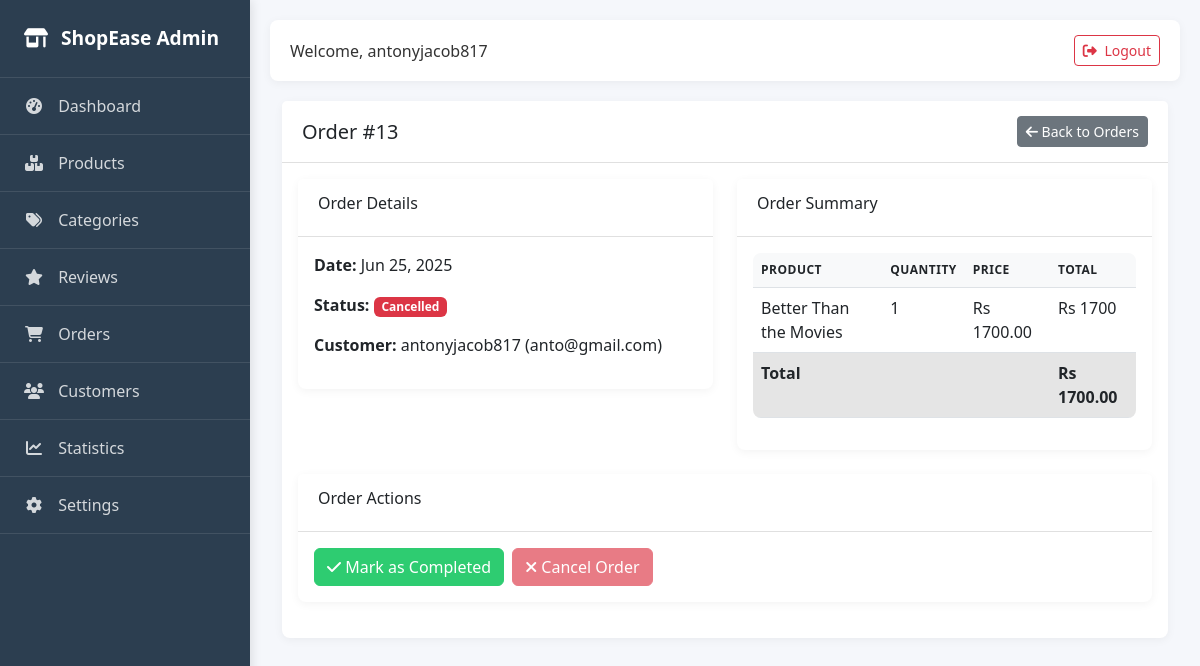
Screenshot of /ecomadmin/orders/13/ (signed in) with the database file from the repository.
### client_app/models.py (models this page shows)
class Order(models.Model):
    user = models.ForeignKey(User, on_delete=models.SET_NULL, null=True)  # If you have user accounts
    session_key = models.CharField(max_length=100, blank=True)  # For guest checkouts
    total_amount = models.DecimalField(max_digits=10, decimal_places=2)
    created_at = models.DateTimeField(auto_now_add=True)
    status = models.CharField(max_length=20, default='pending',
                            choices=[
                                ('pending', 'Pending'),
                                ('completed', 'Completed'),
                                ('cancelled', 'Cancelled')
                            ])

class OrderItem(models.Model):
    order = models.ForeignKey(Order, related_name='items', on_delete=models.CASCADE)
    product_name = models.CharField(max_length=255)
    quantity = models.PositiveIntegerField()
    price = models.DecimalField(max_digits=10, decimal_places=2)

### client_app/views.py (the view, shortened to what this page needs)
# urls.py: path('orders/<int:order_id>/', views.admin_order_detail, name='admin_order_detail'),
@login_required
@user_passes_test(is_admin)
def admin_order_detail(request, order_id):
    order = get_object_or_404(Order, id=order_id)
    return render(request, 'ecomadmin/order_detail.html', {
        'order': order,
        'title': f'Order #{order.id}'
    })

### client_app/views.py (called while the page is built)
def is_admin(user):
    return user.is_authenticated and (user.is_superuser or user.is_staff)

### client_app/templates/ecomadmin/order_detail.html (shortened to what this page needs)
{% extends 'ecomadmin/base.html' %}
{% block content %}
<div class="card">
    <div class="card-header d-flex justify-content-between align-items-center">
        <h5 class="mb-0">Order #{{ order.id }}</h5>
        <a href="{% url 'admin_order_list' %}" class="btn btn-sm btn-secondary">
            <i class="fas fa-arrow-left"></i> Back to Orders
        </a>
    </div>
    <div class="card-body">
        <div class="row">
            <div class="col-md-6">
                <div class="card mb-4">
                    <div class="card-header">
                        <h6>Order Details</h6>
                    </div>
                    <div class="card-body">
                        <p><strong>Date:</strong> {{ order.created_at|date:"M d, Y" }}</p>
                        <p><strong>Status:</strong>
                            <span class="badge
                                {% if order.status == 'completed' %}bg-success
                                {% elif order.status == 'cancelled' %}bg-danger
                                {% else %}bg-warning text-dark{% endif %}">
                                {{ order.status|title }}
                            </span>
                        </p>
                        <p><strong>Customer:</strong>
                            {% if order.user %}
                                {{ order.user.username }} ({{ order.user.email }})
                            {% else %}
                                Guest
                            {% endif %}
                        </p>
                    </div>
                </div>
            </div>
            <div class="col-md-6">
                <div class="card mb-4">
                    <div class="card-header">
                        <h6>Order Summary</h6>
                    </div>
                    <div class="card-body">
                        <table class="table">
                            <thead>
                                <tr>
                                    <th>Product</th>
                                    <th>Quantity</th>
                                    <th>Price</th>
                                    <th>Total</th>
                                </tr>
                            </thead>
                            <tbody>
                                {% for item in order.items.all %}
                                <tr>
                                    <td>{{ item.product_name }}</td>
                                    <td>{{ item.quantity }}</td>
                                    <td>Rs {{ item.price }}</td>
                                    <td>Rs {% widthratio item.price 1 item.quantity %}</td>
                                </tr>
                                {% endfor %}
                                <tr class="table-active">
                                    <td colspan="3"><strong>Total</strong></td>
                                    <td><strong>Rs {{ order.total_amount }}</strong></td>
                                </tr>
                            </tbody>
                        </table>
                    </div>
                </div>
            </div>
        </div>
        <div class="card">
            <div class="card-header">
                <h6>Order Actions</h6>
            </div>
            <div class="card-body">
                <div class="btn-group">
                    <form method="POST" action="{% url 'admin_order_detail' order.id %}" class="me-2">
                        <button type="submit" class="btn btn-success"
                                {% if order.status == 'completed' %}disabled{% endif %}>
                            <i class="fas fa-check"></i> Mark as Completed
                        </button>
                    </form>
                    <form method="POST" action="{% url 'admin_order_detail' order.id %}">
                        <button type="submit" class="btn btn-danger"
                                {% if order.status == 'cancelled' %}disabled{% endif %}>
                            <i class="fas fa-times"></i> Cancel Order
                        </button>
                    </form>
                </div>
            </div>
        </div>
    </div>
</div>
{% endblock %}

### client_app/templates/ecomadmin/base.html (shortened to what this page needs)
<!DOCTYPE html>
<html lang="en">
<head>
    <link href="https://cdn.jsdelivr.net/npm/bootstrap@5.3.0/dist/css/bootstrap.min.css" rel="stylesheet">
    <link rel="stylesheet" href="https://cdnjs.cloudflare.com/ajax/libs/font-awesome/6.4.0/css/all.min.css">
</head>
<body>
    {% if user.is_authenticated and user.is_staff %}
    <div class="sidebar">
        <div class="sidebar-brand">
            <i class="fas fa-store-alt me-2"></i>
            ShopEase Admin
        </div>
        <ul class="sidebar-nav">
            <li class="sidebar-item">
                <a href="{% url 'admin_dashboard' %}"
                    class="sidebar-link {% if request.path == '/ecomadmin/dashboard/' %}active{% endif %}">
                    <i class="fas fa-tachometer-alt"></i>
                    Dashboard
                </a>
            </li>
            <li class="sidebar-item">
                <a href="{% url 'admin_product_management' %}"
                    class="sidebar-link {% if request.path == '/ecomadmin/products/' %}active{% endif %}">
                    <i class="fas fa-boxes"></i>
                    Products
                </a>
            </li>
            <li class="sidebar-item">
                <a href="#" class="sidebar-link">
                    <i class="fas fa-tags"></i>
                    Categories
                </a>
            </li>
            <li class="sidebar-item">
                <a href="#" class="sidebar-link">
                    <i class="fas fa-star"></i>
                    Reviews
                </a>
            </li>
            <li class="sidebar-item">
                <a href="{% url 'admin_order_list' %}"
                    class="sidebar-link {% if request.path == '/ecomadmin/orders/' %}active{% endif %}">
                    <i class="fas fa-shopping-cart"></i>
                    Orders
                </a>
            </li>
            <li class="sidebar-item">
                <a href="#" class="sidebar-link">
                    <i class="fas fa-users"></i>
                    Customers
                </a>
            </li>
            <li class="sidebar-item">
                <a href="#" class="sidebar-link">
                    <i class="fas fa-chart-line"></i>
                    Statistics
                </a>
            </li>
            <li class="sidebar-item">
                <a href="#" class="sidebar-link">
                    <i class="fas fa-cog"></i>
                    Settings
                </a>
            </li>
        </ul>
    </div>
    <div class="main-content">
        <div class="top-navbar">
            <div class="d-flex justify-content-between align-items-center">
                <span class="me-3">Welcome, {{ user.username }}</span>
                <div>
                    <a href="{% url 'logout' %}" class="btn btn-sm btn-outline-danger">
                        <i class="fas fa-sign-out-alt me-1"></i>
                        Logout
                    </a>
                </div>
            </div>
        </div>
        <div class="container-fluid">
            {% block content %}{% endblock %}
        </div>
    </div>
    {% else %}
    {% block login_content %}{% endblock %}
    {% endif %}
</body>
</html>

### client_app/templates/ecomadmin/base.html (style rules this page uses)
:root { --sidebar-bg: #2c3e50; --sidebar-active: #34495e; --primary-color: #3498db; --success-color: #2ecc71; --danger-color: #e74c3c; --text-color: #333; --light-gray: #f8f9fa; --border-color: #e0e0e0; }
body { font-family: 'Segoe UI', Tahoma, Geneva, Verdana, sans-serif; background-color: #f5f7fb; color: var(--text-color); min-height: 100vh; }
.sidebar { background-color: var(--sidebar-bg); min-height: 100vh; width: 250px; position: fixed; top: 0; left: 0; box-shadow: 2px 0 10px rgba(0, 0, 0, 0.1); z-index: 1000; }
.sidebar-brand { padding: 1.5rem; color: white; font-weight: 600; font-size: 1.2rem; border-bottom: 1px solid rgba(255, 255, 255, 0.1); }
.sidebar-nav { padding: 0; list-style: none; }
.sidebar-item { border-bottom: 1px solid rgba(255, 255, 255, 0.1); }
.sidebar-link { color: rgba(255, 255, 255, 0.8); padding: 1rem 1.5rem; display: block; text-decoration: none; transition: all 0.3s; }
.sidebar-link i { width: 20px; margin-right: 10px; text-align: center; }
.main-content { margin-left: 250px; padding: 20px; min-height: 100vh; }
.top-navbar { background-color: white; box-shadow: 0 2px 10px rgba(0, 0, 0, 0.05); padding: 15px 20px; margin-bottom: 20px; border-radius: 8px; }
.card { border: none; border-radius: 8px; box-shadow: 0 2px 10px rgba(0, 0, 0, 0.05); margin-bottom: 20px; }
.card-header { background-color: white; border-bottom: 1px solid var(--border-color); padding: 15px 20px; font-weight: 600; }
.btn-success { background-color: var(--success-color); border-color: var(--success-color); }
.btn-danger { background-color: var(--danger-color); border-color: var(--danger-color); }
.table { border-radius: 8px; overflow: hidden; }
.table th { background-color: var(--light-gray); font-weight: 600; text-transform: uppercase; font-size: 0.75rem; letter-spacing: 0.5px; border-top: none; }

### rows the page displays
Order: id "13", created_at "Jun 25, 2025", status "Cancelled", user.username "antonyjacob817", user.email "anto@gmail.com", total_amount "1700.00"
OrderItem: product_name "Better Than the Movies", quantity "1", price "1700.00", price+quantity "1700"

### other values shown
{{ user.username }} "antonyjacob817"
